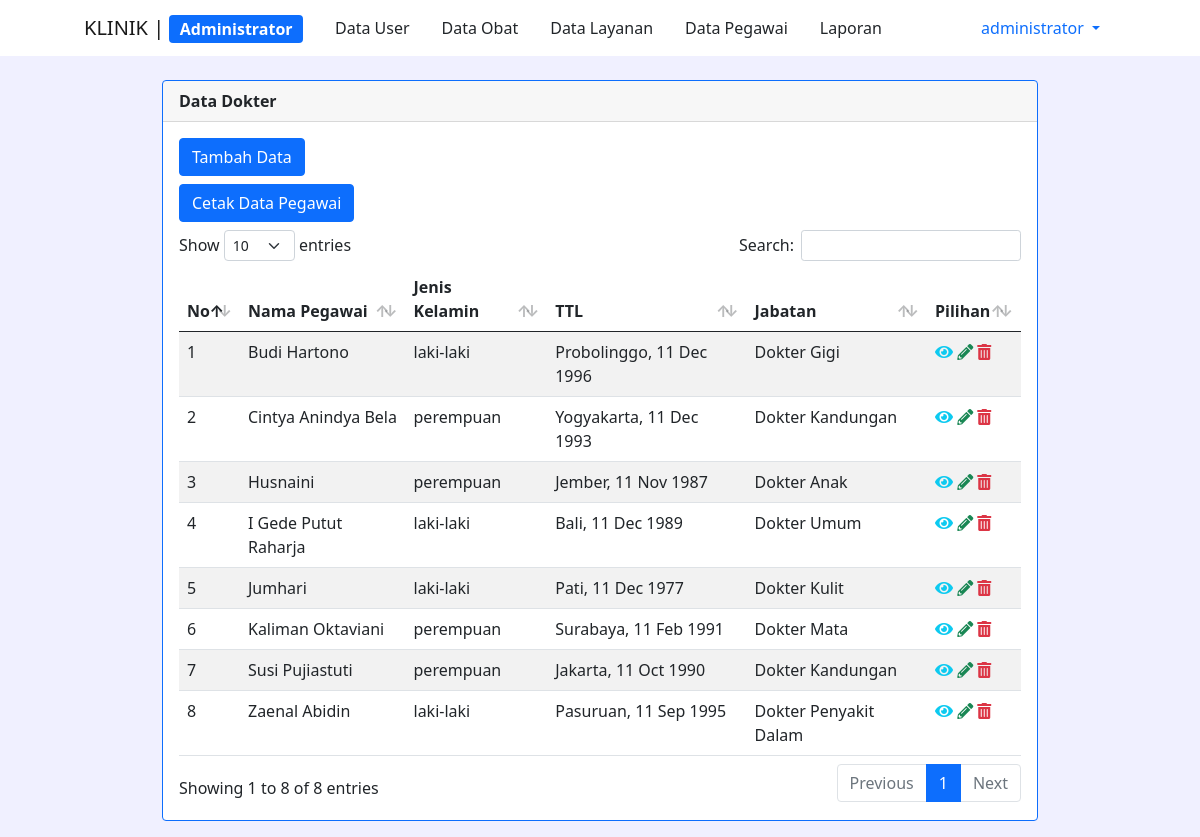
Screenshot of /pages/admin/data_dokter.php (signed in) with the database file from the repository.
### tables this page shows
CREATE TABLE `pegawai` (
  `id` int(11) NOT NULL,
  `nama_pegawai` varchar(50) NOT NULL,
  `jenis_kelamin` varchar(10) NOT NULL,
  `tanggal_lahir` date NOT NULL,
  `tempat_lahir` varchar(35) NOT NULL,
  `jabatan` varchar(25) NOT NULL,
  `agama` varchar(10) NOT NULL,
  `alamat` varchar(200) NOT NULL,
  `pendidikan` varchar(15) NOT NULL,
  `foto` varchar(200) NOT NULL
);

### pages/admin/data_dokter.php (the view, shortened to what this page needs)
<?php
include '../../layouts/backend/header.php';
?>
<div class="container-fluid">
  <div class="row col">
    <?php include_once('../../layouts/menu.php'); ?>
  </div>
  <div class="row d-flex justify-content-center mt-4 mx-5">
    <div class="col-10">
      <div class="card border-primary mb-3">
        <div class="card-header fw-bold">Data Dokter</div>
        <div class="card-body">
          <h5 class="card-title"><a href="../pegawai_data/tambah.php" class="btn btn-primary">Tambah Data</a></h5>
          <h5 class="card-title"><a href="../laporan/laporan_pegawai.php" class="btn btn-primary">Cetak Data Pegawai</a></h5>
          <table id="example" class="table table-striped" style="width:100%">
            <thead>
              <tr>
                <th>No</th>
                <th>Nama Pegawai</th>
                <th>Jenis Kelamin</th>
                <th>TTL</th>
                <th>Jabatan</th>
                <th>Pilihan</th>
              </tr>
            </thead>
            <tbody>
              <?php
              $query = "SELECT * FROM pegawai WHERE jabatan LIKE '%dokter%' ORDER BY nama_pegawai ASC";
              $result = mysqli_query($koneksi, $query);
              $no = 1;
              while ($row = mysqli_fetch_assoc($result)) {
                $tgl_lahir = strftime("%d %b %Y", strtotime($row['tanggal_lahir']));
              ?>
                <tr>
                  <td><?php echo $no; ?></td>
                  <td><?php echo $row['nama_pegawai']; ?></td>
                  <td><?php echo strtolower($row['jenis_kelamin']); ?></td>
                  <td><?php echo $row['tempat_lahir'] . ', ' . $tgl_lahir; ?></td>
                  <td><?php echo $row['jabatan']; ?></td>
                  <td>
                    <a href="#" class="text-info" data-bs-toggle="modal" data-bs-target="#exampleModal<?= $row['id'] ?>"><i class="fas fa-eye"></i></a>
                    <a href="../pegawai_data/edit.php?id=<?php echo $row['id']; ?>" class="text-success"><i class="fas fa-pencil-alt"></i></a>
                    <a href="../pegawai_data/hapus.php?id=<?php echo $row['id']; ?>" class="text-danger"><i class="fas fa-trash-alt"></i></a>
                  </td>
                </tr>
              <?php
                $no++;
              }
              ?>
            </tbody>
          </table>
        </div>
      </div>
    </div>
  </div>
</div>
<?php include '../../layouts/backend/footer.php'; ?>

### layouts/backend/header.php (shortened to what this page needs)
<!doctype html>
<html lang="en">
<head>
	<link rel="stylesheet" href="../../assets/css/bootstrap.min.css">
	<link rel="stylesheet" href="../../assets/css/dataTables.bootstrap5.min.css">
	<link rel="stylesheet" href="https://cdnjs.cloudflare.com/ajax/libs/font-awesome/5.15.3/css/all.min.css" />
</head>
<body style="background-color: #f0f0ff;">

### layouts/menu.php (shortened to what this page needs)
<nav class="navbar navbar-expand-lg navbar-light bg-white">
  <div class="container-fluid mx-5">
    <a class="navbar-brand" href="<?php if ($_SESSION['level'] === "admin") { echo "../admin/dashboard.php"; } elseif ($_SESSION['level'] === "admin_daftar") { echo "../pendaftaran/pendaftaran_pasien.php"; } elseif ($_SESSION['level'] === "admin_obat") { echo "../tindakan/resep_pasien.php"; } ?>">KLINIK |
      <?php
      if ($_SESSION['level'] === "admin") {
        echo "<span class='badge bg-primary fs-6'>Administrator</span>";
      } elseif ($_SESSION['level'] === "admin_daftar") {
        echo "<span class='badge bg-success fs-6'>Pendaftaran</span>";
      } elseif ($_SESSION['level'] === "admin_obat") {
        echo "<span class='badge bg-info fs-6'>Pengambilan Obat</span>";
      }
      ?>
    </a>
    <div class="collapse navbar-collapse" id="navbarSupportedContent">
      <ul class="navbar-nav me-auto mb-2 mb-lg-0">
        <?php
        if ($_SESSION['level'] === "admin_daftar") {
        ?>
          <li class="nav-item">
            <a class="nav-link active" aria-current="page" href="../admin/data_pasien.php">Data Pasien</a>
          </li>
          <li class="nav-item">
            <a class="nav-link active" aria-current="page" href="../pendaftaran/pendaftaran_pasien.php">Pendaftaran Pasien</a>
          </li>
          <!-- <li class="nav-item">
            <a class="nav-link active" aria-current="page" href="../tindakan/resep_pasien.php">Pembuatan Resep</a>
          </li> -->
        <?php } elseif ($_SESSION['level'] === "admin") { ?>
          <li class="nav-item">
            <a class="dropdown-item" href="../admin/data_user.php">Data User</a>
          </li>
          <li class="nav-item">
            <a class="dropdown-item" href="../admin/data_obat.php">Data Obat</a>
          </li>
          <li class="nav-item">
            <a class="dropdown-item" href="../admin/data_layanan.php">Data Layanan</a>
          </li>
          <li class="nav-item">
            <a class="dropdown-item" href="../admin/data_pegawai.php">Data Pegawai</a>
          </li>
          <li class="nav-item">
            <a class="dropdown-item" href="../laporan/laporan.php">Laporan</a>
          </li>
        <?php } ?>
      </ul>
      <li class="nav-item dropdown d-flex">
        <a class="nav-link dropdown-toggle" href="#" id="navbarDropdown" role="button" data-bs-toggle="dropdown" aria-expanded="false">
          <?php echo $_SESSION['username']; ?>
        </a>
      </li>
    </div>
  </div>
</nav>

### layouts/backend/footer.php (shortened to what this page needs)
</body>
</html>

### rows the page displays
pegawai: nama_pegawai "Budi Hartono", jenis_kelamin "laki-laki", tempat_lahir "Probolinggo", tanggal_lahir "11 Dec 1996", jabatan "Dokter Gigi"
pegawai: nama_pegawai "Cintya Anindya Bela", jenis_kelamin "perempuan", tempat_lahir "Yogyakarta", tanggal_lahir "11 Dec 1993", jabatan "Dokter Kandungan"
pegawai: nama_pegawai "Husnaini", jenis_kelamin "perempuan", tempat_lahir "Jember", tanggal_lahir "11 Nov 1987", jabatan "Dokter Anak"
pegawai: nama_pegawai "I Gede Putut Raharja", jenis_kelamin "laki-laki", tempat_lahir "Bali", tanggal_lahir "11 Dec 1989", jabatan "Dokter Umum"
pegawai: nama_pegawai "Jumhari", jenis_kelamin "laki-laki", tempat_lahir "Pati", tanggal_lahir "11 Dec 1977", jabatan "Dokter Kulit"
pegawai: nama_pegawai "Kaliman Oktaviani", jenis_kelamin "perempuan", tempat_lahir "Surabaya", tanggal_lahir "11 Feb 1991", jabatan "Dokter Mata"
pegawai: nama_pegawai "Susi Pujiastuti", jenis_kelamin "perempuan", tempat_lahir "Jakarta", tanggal_lahir "11 Oct 1990", jabatan "Dokter Kandungan"
pegawai: nama_pegawai "Zaenal Abidin", jenis_kelamin "laki-laki", tempat_lahir "Pasuruan", tanggal_lahir "11 Sep 1995", jabatan "Dokter Penyakit Dalam"

### other values shown
$_SESSION['username'] "administrator"
